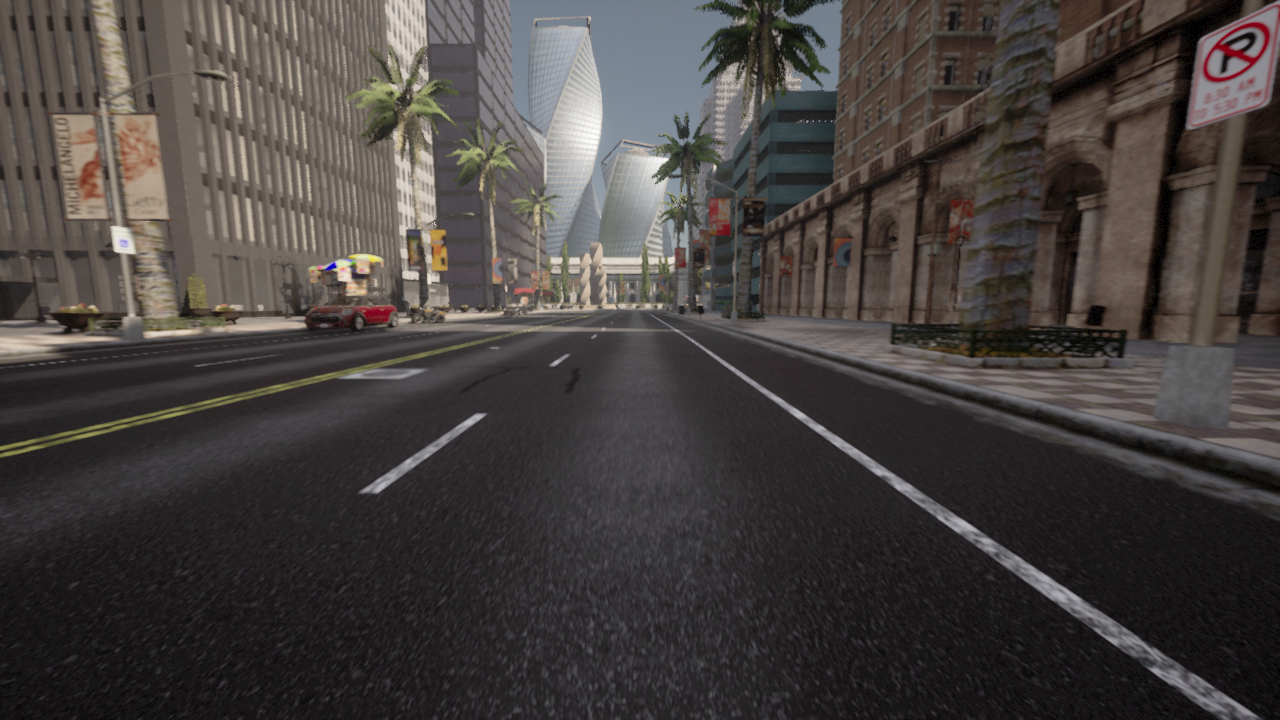
#> input picture camera_samples/90810.png, 1280 x 720 px; its folder holds 4 pictures in this run
$ python lane_detector.py
#> lines starting #> are read from the running program, lines starting #| are printed output that depends on the picture; after the words box and inside, x2 and y2 are one past the last pixel; in counts of white or black regions, pixels touching at a corner belong together
import os
import re
import cv2
import numpy as np
from PIL import ImageFile
ImageFile.LOAD_TRUNCATED_IMAGES = True

from matplotlib import pyplot as plt
from math import acos


def detect():
    #change to the name of the image you want to work with
    name = 90810
    img = cv2.imread('./camera_samples/%d.png'%name)
#> img is the input picture: shape (720, 1280, 3); mean B, G, R 63.3, 65, 70.2
    dmy = img.copy()

    edges = cv2.Canny(img,100,200)
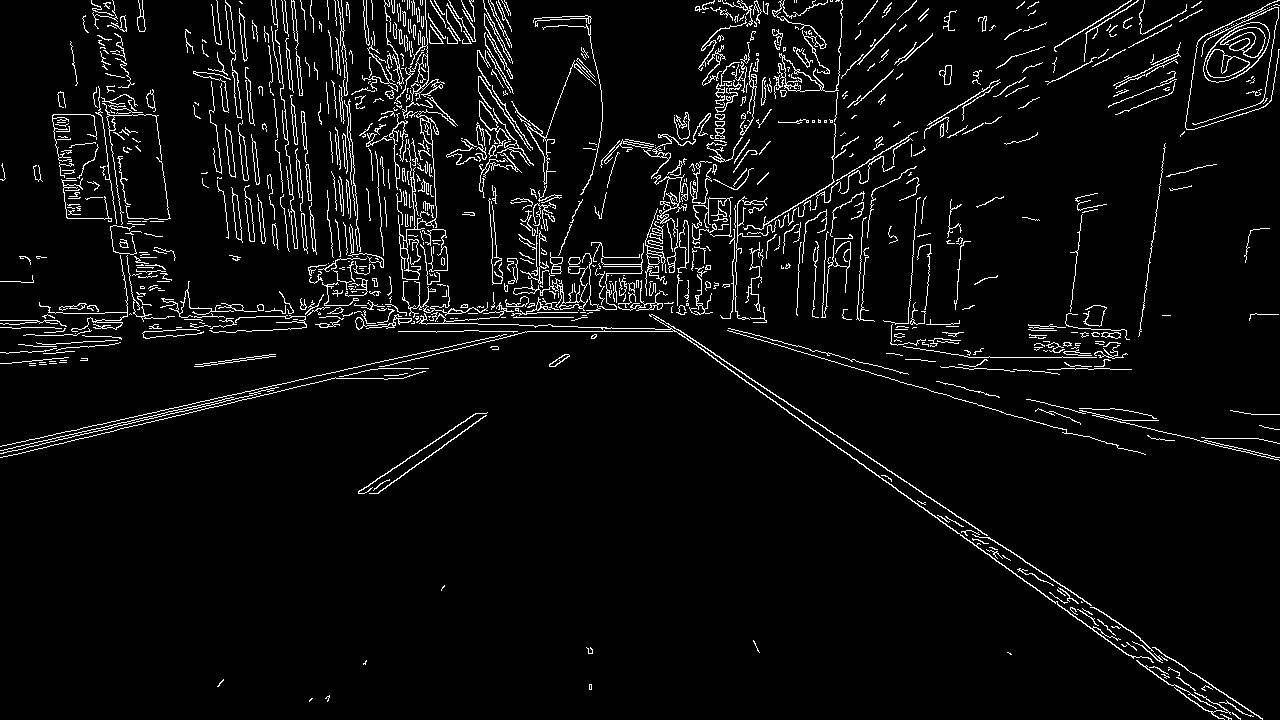
#> edges: shape (720, 1280); 5% white in thin lines or dots
    cv2.imwrite('./camera_samples/%d_edge.png'%name, edges)

    stencil = np.zeros_like(edges)

    max_lines=0

    #polygons = [np.array([[0,720], [0,600], [600,350], [900,350], [1280,600], [1280,720]]),
    #            np.array([[0,720], [0,600], [640,350], [760,350], [1280,600], [1280,720]]),
    #            np.array([[0,720], [0,600], [420,350], [720,350], [1280,600], [1280,720]])]
    polygon = np.array([[0,720], [0,600], [600,350], [680,350], [1280,600], [1280,720]])

    #for polygon in polygons:
    cv2.fillConvexPoly(stencil, polygon, 1)
#> stencil: shape (720, 1280); values 0 (black) and 1 (white), 35.1% white; 1 white region, box (x1, y1, x2, y2) and area: (0, 350, 1280, 720) 323460

    edges = cv2.bitwise_and(edges, edges, mask=stencil)
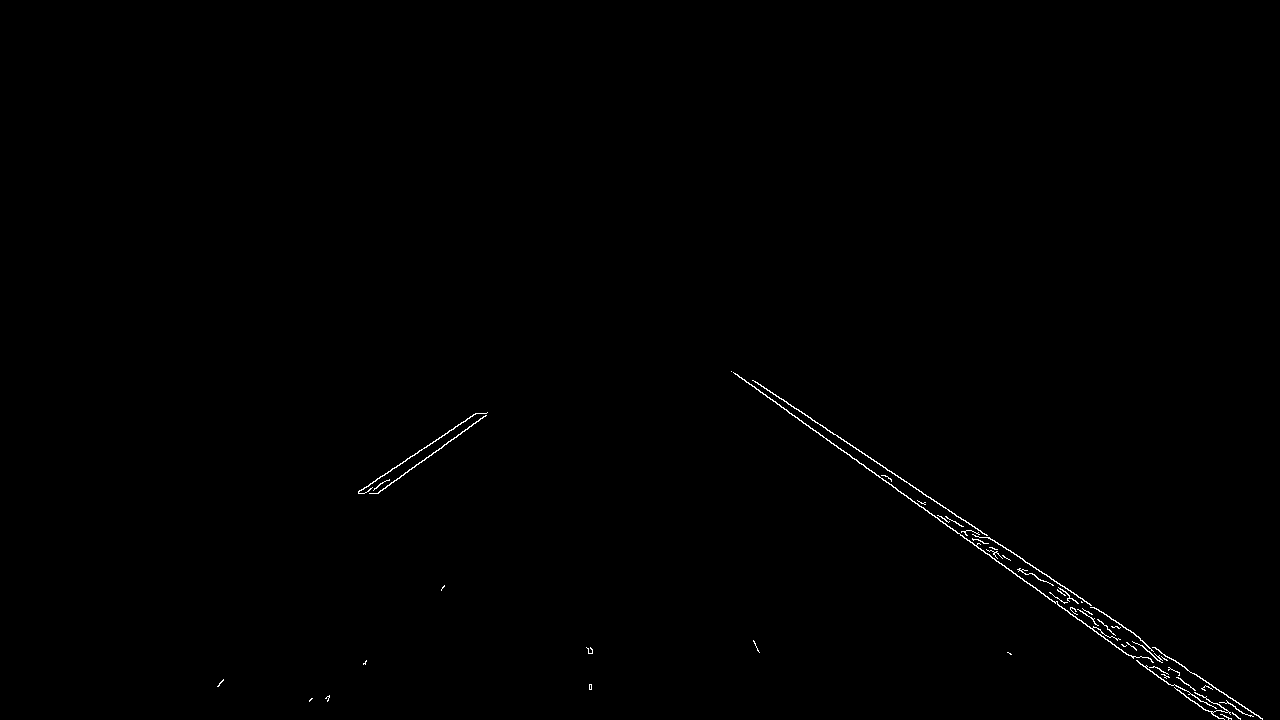
#> edges: shape (720, 1280); 0.34% white in thin lines or dots, all inside (x1, y1, x2, y2) = (217, 371, 1263, 720)

    cv2.imwrite('./camera_samples/%d_stencil.png'%name, edges)

    def_lines = cv2.HoughLinesP(edges, 1, np.pi/180, 50, maxLineGap=100)
#> def_lines = 23 rows, first 6: [846, 452, 1077, 619], [757, 382, 1253, 716], [855, 447, 1190, 672], [923, 507, 1140, 664], [965, 520, 1251, 712], [754, 386, 978, 548]
    # [7 lines of commented-out code are left out]

    left_points=[]
    right_points=[]
    for line in def_lines:
        left = False
        aux=[]
        x1, y1, x2, y2 = line[0]
        if y2<y1:
            left = True
            cy = y1
            cx = x1
            y1 = y2
            x1 = x2
            y2 = cy
            x2 = cx
        for i in range(y1,y2+1):
            if left:
                aux.append(i)
                extra = [x for x in aux if x not in left_points]
                left_points.extend(extra)
            else:
                aux.append(i)
                extra = [x for x in aux if x not in right_points]
                right_points.extend(extra)
        cv2.line(dmy, (x1, y1), (x2, y2), (0, 0, 255), 3)
#> this loop made 23 passes
#> (line, left, cy, cx) on passes 8, 10, 19: ([[358, 492, 476, 413]], True, 492, 358), ([[375, 493, 486, 415]], True, 493, 375), ([[376, 493, 460, 434]], True, 493, 376)
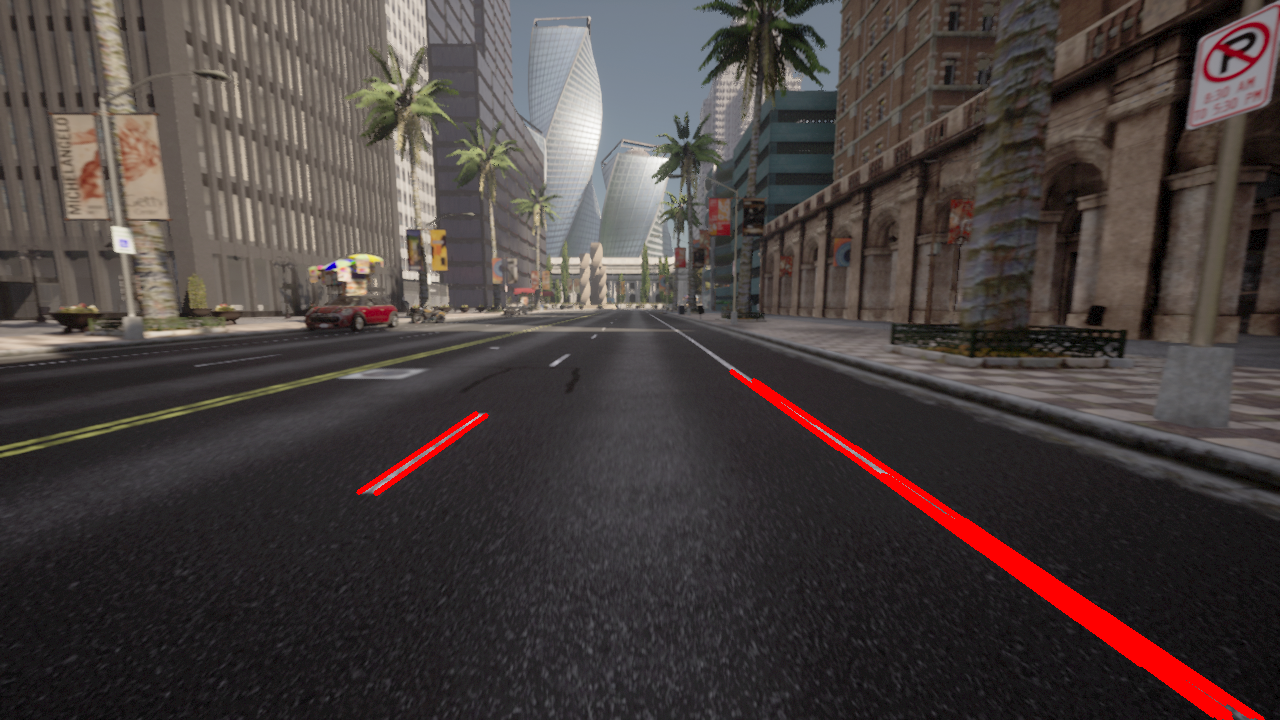
#> dmy: shape (720, 1280, 3); 1.47% of pixels changed, all inside (x1, y1, x2, y2) = (356, 369, 1265, 720)
#> after the loop, cx = 376; cy = 493; left_points = 81 values from 413 to 493; right_points = 349 values, max 719 at index 348, min 371 at index 337, mean 545

    cv2.imwrite('./camera_samples/%d_hough.png'%name, dmy)

    comm_points = [x for x in left_points if x in right_points]
#> comm_points = 81 values from 413 to 493
    comm_points.sort()
    x = 350
    best_fit = min(comm_points, key=lambda n:abs(n-x))
#> best_fit = 413
    found_left=False
    found_right=False
    xl = xr = 640
    for line in def_lines:
        left = False
        aux=[]
        x1, y1, x2, y2 = line[0]
        if y2<y1:
            left = True
            cy = y1
            cx = x1
            y1 = y2
            x1 = x2
            y2 = cy
            x2 = cx

        if y1<best_fit and y2>best_fit:
            if x1 <= 639 and x2 <= 639 and not found_left:
                xl =  int((best_fit-y1)*(x2-x1)/(y2-y1)+x1)
            elif x1 > 639 and x2 > 639 and not found_right:
                xr = int((best_fit-y1)*(x2-x1)/(y2-y1)+x1)
        if y1==best_fit or y2==best_fit:
            if left:
                xl =x1 if y1==best_fit else x2
                found_left=True
            else:
                xr = x1 if y1==best_fit else x2
                found_right=True
#> this loop made 23 passes
#> after the loop, cx = 376; cy = 493
    lane_center=int((xl+xr)/2)
#> lane_center = 638
    cv2.line(dmy, (xl, best_fit), (xr, best_fit), (255,0,0), 3)
    cv2.line(dmy, (640, 350), (640, 720), (0,255,0), 2)
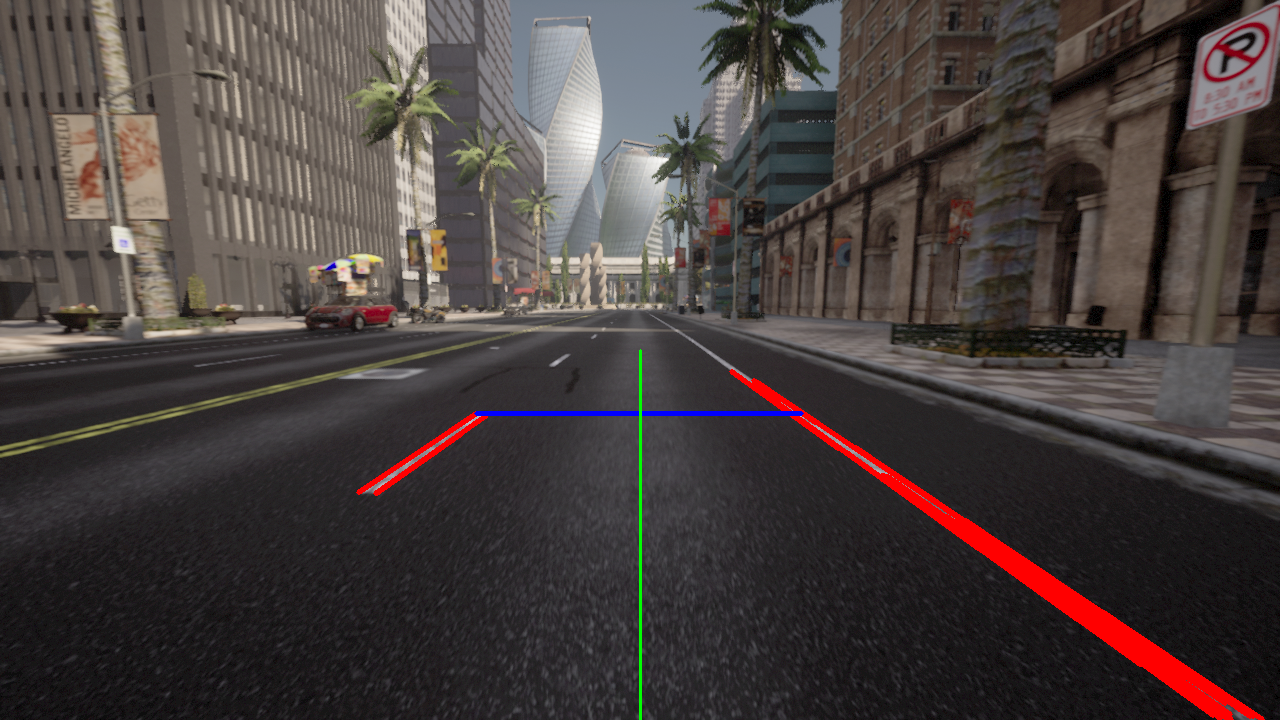
#> dmy: shape (720, 1280, 3); mean B, G, R 62.2, 63.8, 72.3
    cv2.line(dmy, (lane_center, best_fit), (640, 720), (0,255,0), 2)
#> dmy: shape (720, 1280, 3); 0.03% of pixels changed, all inside (x1, y1, x2, y2) = (637, 412, 639, 644)

    l = 720-best_fit
#> l = 307
    c = lane_center-640
#> c = -2
    ip = (l**2 + abs(c)**2)**0.5
#> ip = 307
    cos_alpha = l/ip
#> cos_alpha = 1

    cv2.imwrite('./camera_samples/%d_output.png'%name, dmy)

    plt.subplot(121)
    plt.imshow(cv2.cvtColor(img, cv2.COLOR_BGR2RGB),cmap = 'gray')
    plt.title('Original Image'), plt.xticks([]), plt.yticks([])
    plt.subplot(122)
    plt.imshow(cv2.cvtColor(dmy, cv2.COLOR_BGR2RGB),cmap = 'gray')
    plt.title('Elaborated Image'), plt.xticks([]), plt.yticks([])
    plt.show()
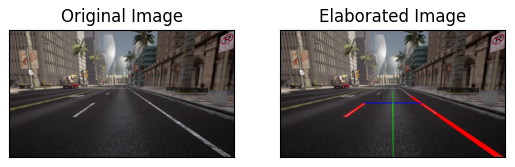
#> figure drawn by matplotlib, 2 panels

    return dmy, c

if __name__ == '__main__':

    try:
        detect()
    except KeyboardInterrupt:
        pass
    finally:
        print('\ndone.')
